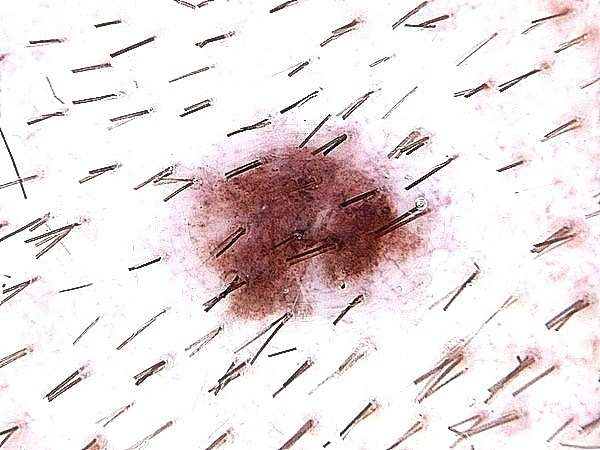
#> input picture image02.jpg, 600 x 450 px
$ python -i 'function_preprocessing - Copy.py'   (imports and definitions only)
#> lines starting #> are read from the running program, lines starting #| are printed output that depends on the picture
#> further down, picture is the input picture: shape (450, 600, 3); mean B, G, R 224.9, 224, 233.4
# =============================================================================
# function preprocessing
# =============================================================================
# =============================================================================
# shadow_removal
# =============================================================================
def shadow_removal (I0):
    import cv2 as cv
    import numpy as np

    input_thershold=50
#    input_thershold=th
    th=5
    sigma1=9
    mu1=11
    sigma1=7
    mu1=11
    #img = cv.imread('image1.jpg',1)
    #img = cv.imread('skin (1).bmp',1)
    img0 =I0# cv.imread('image/skin.jpg',1)
    img=img0
    for i in range(15):
        input_thershold=i*2.5/10
    #    img = cv.imread('skin (1).bmp',1)
        height, width = img.shape[:2]
#        cv.imshow('img',img)  #a, b, c=img.size   #a =np.uint16(a)    #minn=0  #maxx=100
        x, y = np.meshgrid(np.linspace(-(width/2),(width/2),width), np.linspace(-(height/1.4),(height/1.4),height ))
        d = np.sqrt(x*x+y*y)
        sigma, mu = width/sigma1, width/mu1
    #    sigma=0, mu=0
        g0 = (np.exp(-( (d-mu)**2 / ( 2.0 * sigma**2 ) ) ))
        g0=np.fix(g0*input_thershold)
    #    print('np.max(g0) =',np.max(g0),'np.min(g0) =',np.min(g0))
        g1=np.uint8(g0)
    #    print('np.max(g1) =',np.max(g1),'np.min(g1) =',np.min(g1))
        g=np.max(g1) -g1  #cv.imshow('ss',ss)
        # [4 lines of commented-out code are left out]
        th2=10*(th)/255
#        image21 = cv.addWeighted(g, 1, img[:,:,0], 1, 0.0)
#        image22 = cv.addWeighted(g, 1, img[:,:,1], 1, 0.0)
#        image23 = cv.addWeighted(g, 1, img[:,:,2], 1, 0.0)

        image21 = cv.addWeighted(g,   th2, img[:,:,0], 1, 0.0)
        image22 = cv.addWeighted(g,   th2, img[:,:,1], 1, 0.0)
        image23 = cv.addWeighted(g,   th2, img[:,:,2], 1, 0.0)

        #cv.imshow('image21',image21)
        #cv.imshow('image22',image22)
        #cv.imshow('image23',image23)
        image2=img;
        image2[:,:,0]=image21
        image2[:,:,1]=image22
        image2[:,:,2]=image23
#        cv.imshow('image2',image2)
        vis = np.concatenate((image2, img), axis=1)
#> this loop made 15 passes
#> pass 1, in shadow_removal, `image21 = cv.addWeighted(g,   th2, img[:,:,0], 1, 0.0)`:
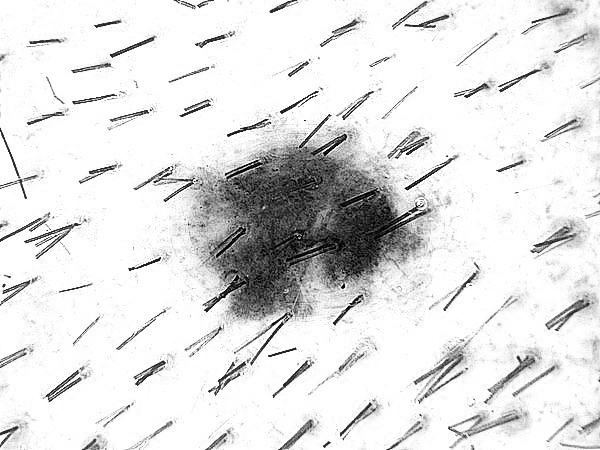
#> image21: shape (450, 600); min 0, max 255, mean 224.9
#> pass 1, in shadow_removal, `image23 = cv.addWeighted(g,   th2, img[:,:,2], 1, 0.0)`:
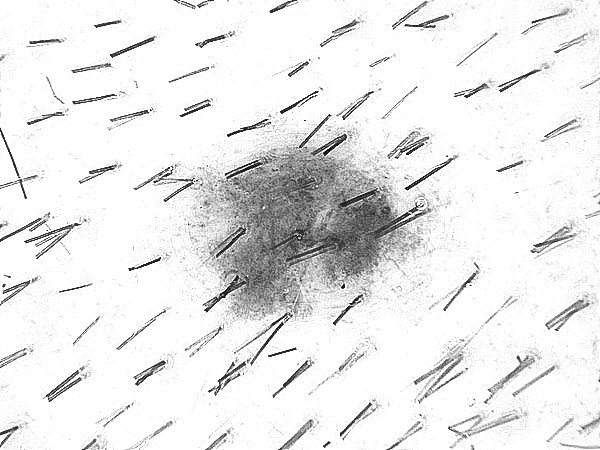
#> image23: shape (450, 600); min 8, max 255, mean 233.4
#> pass 1, in shadow_removal, `vis = np.concatenate((image2, img), axis=1)`:
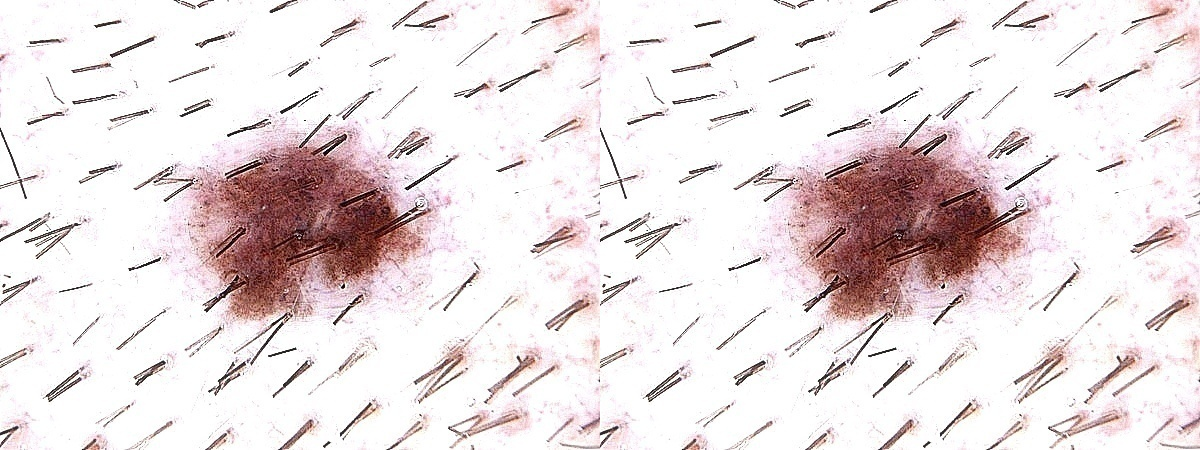
#> vis: shape (450, 1200, 3); mean B, G, R 224.9, 224, 233.4
#> after the loop:
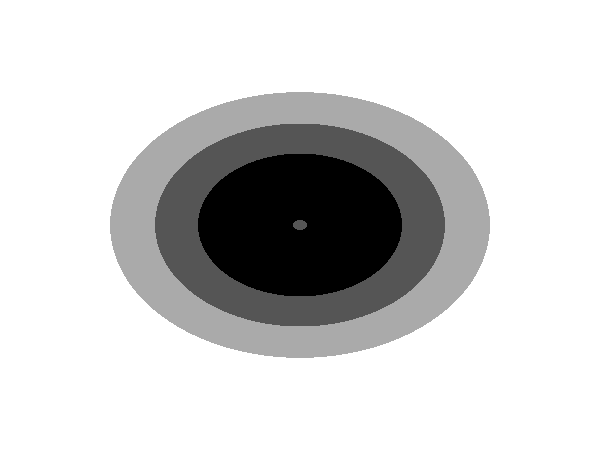
#> g: shape (450, 600); min 0, max 3, mean 2.45; drawn with min black and max white
#> after the loop:
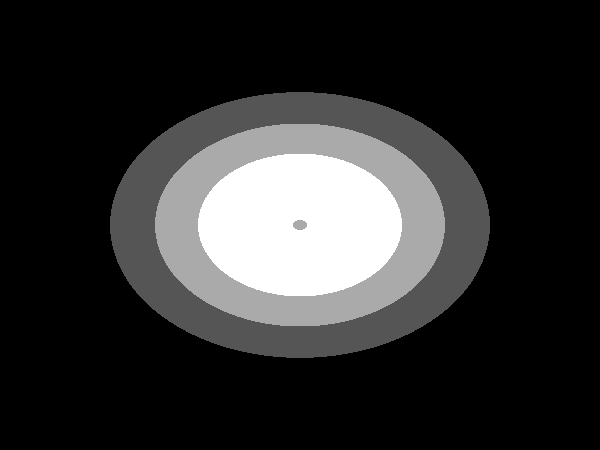
#> g0: shape (450, 600) float64; min 0, max 3, mean 0.549; drawn with min black and max white
#        cv.waitKey(300)
    print('finish shadow removal')
#    cv.waitKey(0)
    #cv.destroyAllWindows()
    return ( image2 )
# =============================================================================
# hair_removal
# =============================================================================

# [78 lines left out: functions hair_removal, hair_removal_exact, edge_enhancement, not called in this run]


>>> import cv2
>>> picture = cv2.imread('image02.jpg')
>>> result = shadow_removal(picture)
